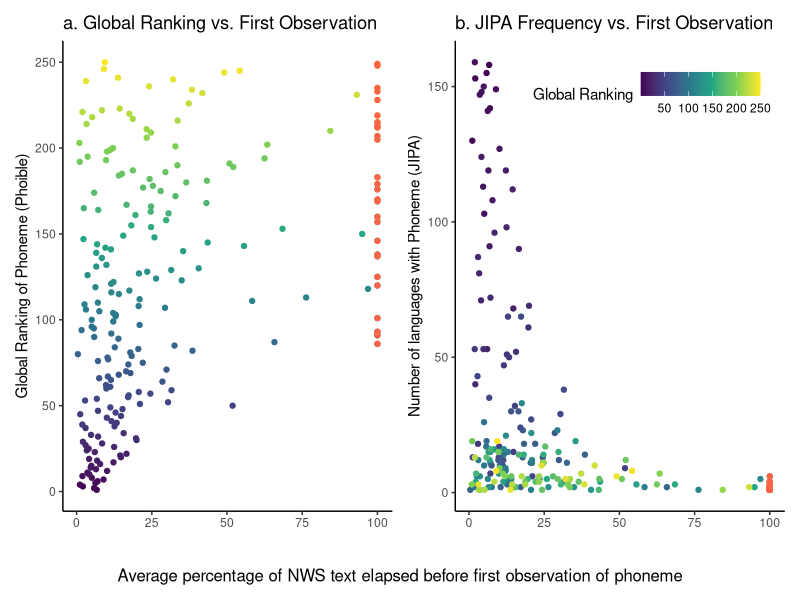
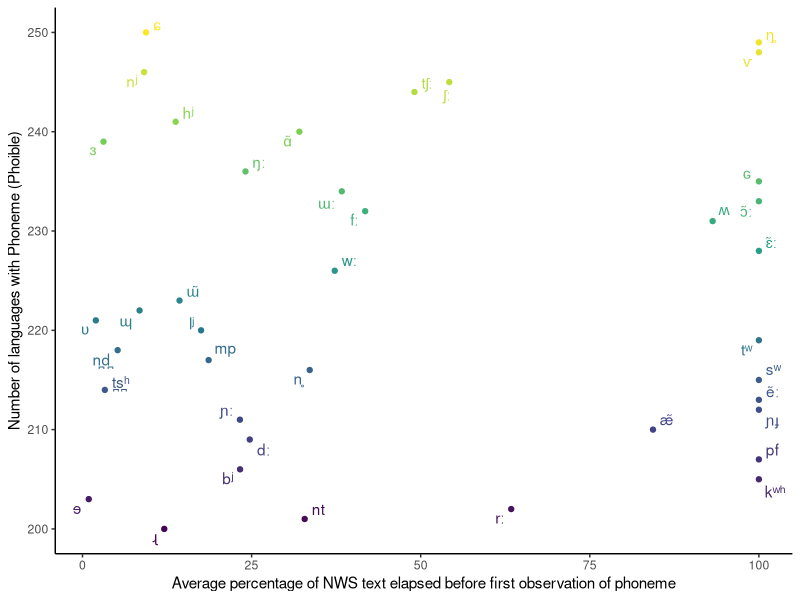
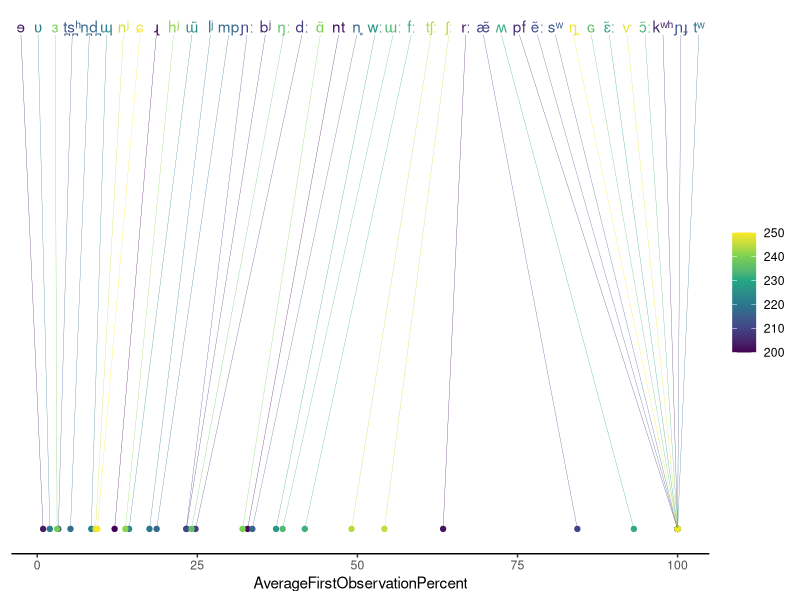

Source code (R) for these figures, in order:
library(ggplot2)
library(ggrepel)
library(viridis)
library(patchwork)

df <- read.delim('results.dat', header=TRUE)

# 1. Rank = how common it is cross-linguistically (= rank in Phoible)
# 2. Ni = number of illustrations listing the phoneme in inventory
# 3. Nt = number of illustrations attesting the phoneme in NWS text
# 4. C = Nt/Ni (i.e. type capture rate) = the proportion of languages with phoneme
#    P that have P observed in the illustration.
# 5. R = rank in JIPA texts by phoneme frequency (summed over all languages).
# 6. AverageFirstObservationPercent = the average time to the first observation
#   of Phoneme P


# Remove anything where we do not have the phoneme in the JIPA article
df <- df[df$Ni > 0, ]

# convert NI to Rank for consistency
df$RankNI <- rank(df$Ni, ties="average")


cor.test(df$AverageFirstObservationPercent, df$Rank, method="spearman")

cor.test(df$AverageFirstObservationPercent, df$Ni, method="spearman")

#-----------------

p <- ggplot(df, aes(x=AverageFirstObservationPercent, y=Rank, color=Rank))
p <- p + geom_point()
p <- p + theme_classic()
#p <- p + xlab("Average percentage of NWS text elapsed before first observation of phoneme")
p <- p + ylab("Global Ranking of Phoneme (Phoible)")
p <- p + scale_color_continuous('Type Capture Rate', type = "viridis")
p <- p + guides(color="none")

# Time to first observation vs. x-ling freq (in JIPA Ni)
q <- ggplot(df, aes(x=AverageFirstObservationPercent, y=Ni, color=Rank))
q <- q + geom_point()
q <- q + theme_classic()
#q <- q + xlab("Average percentage of NWS text elapsed before first observation of phoneme")
q <- q + ylab("Number of languages with Phoneme (JIPA)")
q <- q + scale_color_continuous('Global Ranking', type = "viridis")
q <- q + theme(
    legend.direction = "horizontal",
    legend.position=c(0.95, 0.95),
    legend.justification=c(1, 1)
)


p <- p + geom_point(data=df[df$AverageFirstObservationPercent==100,], color="tomato")
q <- q + geom_point(data=df[df$AverageFirstObservationPercent==100,], color="tomato")

p <- p + xlab("") + ggtitle("a. Global Ranking vs. First Observation")
q <- q + xlab("") + ggtitle("b. JIPA Frequency vs. First Observation")

#p <- p + geom_smooth(method="lm", color="steelblue")
#q <- q + geom_smooth(method="lm", color="steelblue")

pq <- p + q + plot_annotation(tag_levels = 'a')
pq <- pq / grid::textGrob(  # HACK
    'Average percentage of NWS text elapsed before first observation of phoneme',
    just = "centre"
)
pq <- pq + plot_layout(heights = unit(c(11, 0.5), c('null', 'cm')))

ggsave('firstobs.pdf', pq, height=6, width=10)


rare <- df[df$Rank >= 200, ]

p <- ggplot(rare, aes(x=AverageFirstObservationPercent, y=Rank, label=Phoneme, color=Rank))
p <- p + geom_point() + geom_text_repel()
p <- p + ylab("Number of languages with Phoneme (Phoible)")
p <- p + xlab("Average percentage of NWS text elapsed before first observation of phoneme")
p <- p + scale_color_continuous('', type = "viridis")
p <- p + theme_classic()
p <- p + guides(color="none")

ggsave("rare-1.png", p)



p <- ggplot(rare, aes(x = AverageFirstObservationPercent, y = 1, label = Phoneme, color=Rank))
p <- p + geom_point()
p <- p + geom_text_repel(
    nudge_y      = 0.05,
    direction    = "x",
    vjust        = 0,
    segment.size = 0.1
)
p <- p + scale_color_continuous('', type = "viridis")
p <- p + ylab("Average percentage of NWS text elapsed before first observation of phoneme")
p <- p + theme_classic()
p <- p + theme(
    axis.line.y  = element_blank(),
    axis.ticks.y = element_blank(),
    axis.text.y = element_blank(),
    axis.title.y = element_blank()
)


ggsave("rare-2.png", p)
